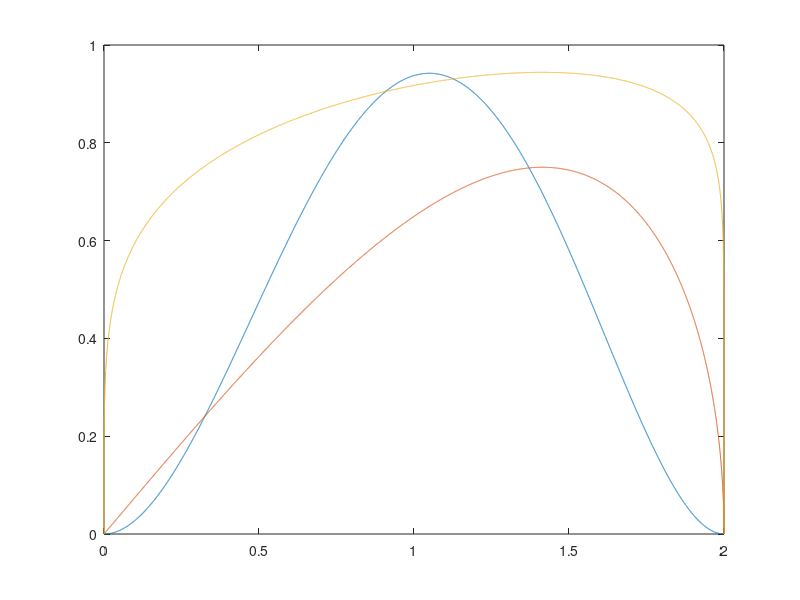

MATLAB code to generate this figure: (Note: this script raises an error after producing the figure.)
%% Simulation of uniformly distributed points on a spherical shell 
% e.g. to determine rate of random colocalisation of nuclear bodies in Arabidopsis nucleoplasm

Ro = 1;   %outer radius of nucleus ~5 microns
Ri = 0.9999;  %
d = 0.04;  % overlap resolution is ~200 nm

N = 10000;  % number of sample points

%% Exact solution for ball
L=linspace(0,2*Ro,N);
%for the complete ball R_i=0, the pdf is exactly:
pdf_ball = 3*(L/Ro).^2-9/4*(L/Ro).^3+3/16*(L/Ro).^5;
%for which the mean distance is 
Lmean_ball = 36/35*Ro;
plot(L,pdf_ball)

%% Exact solution for sphere 
pdf_sphere=3/4*Ro*sqrt((L/Ro).^2-1/4*(L/Ro).^4);
hold on
plot(L,pdf_sphere)
plot(L,pdf_sphere.^(1/5))
%% Numerical solution for spherical shell

V = 4/3*pi*(Ro^3-Ri^3);
A = pi*(Ro^2-Ri^2);


Cv = N/V
Ca = N/A

%sample N uniform points on a spherical shell using polar coordinates

u = 2*rand(N,1)-1;     %axial coordinate
phi = 2*pi*rand(N,1);  %azimuthal coordinate
r = (Ri^3+(Ro^3-Ri^3).*rand(N,1)).^(1/3);   %If PDF is uniform over volume, CDF has to ~shell volume, so shell radius ~CDF^(1/3)
x = r.*cos(phi).*(1-u.^2).^0.5;
y = r.*sin(phi).*(1-u.^2).^0.5;
z = r.*u;

%calculate pairwise distances along z-projection
%delta = sqrt((x-x(1)).^2+(y-y(1)).^2+(z-z(1)).^2);
%delta = pdist([x;y]);
delta = pdist([x,y,z]);

%calculate integral up to overlapping spot size d
randomcoloc = sum(sum(delta<d))/N^2

plot(delta(1:300))

%generate probability density function of pairwise distance
h = histogram(delta,'Normalization','probability');
probdelta = h.Values;
bin = h.BinWidth;

%mean distance
Lmean = sum(bin*(1:length(probdelta)).*probdelta)/sum(probdelta)

%plot point clouds
f2 = figure;
plot3(x,y,z);pbaspect([1,1,1]);

f3 = figure;
scatter(x,y);pbaspect([1,1,1]);


